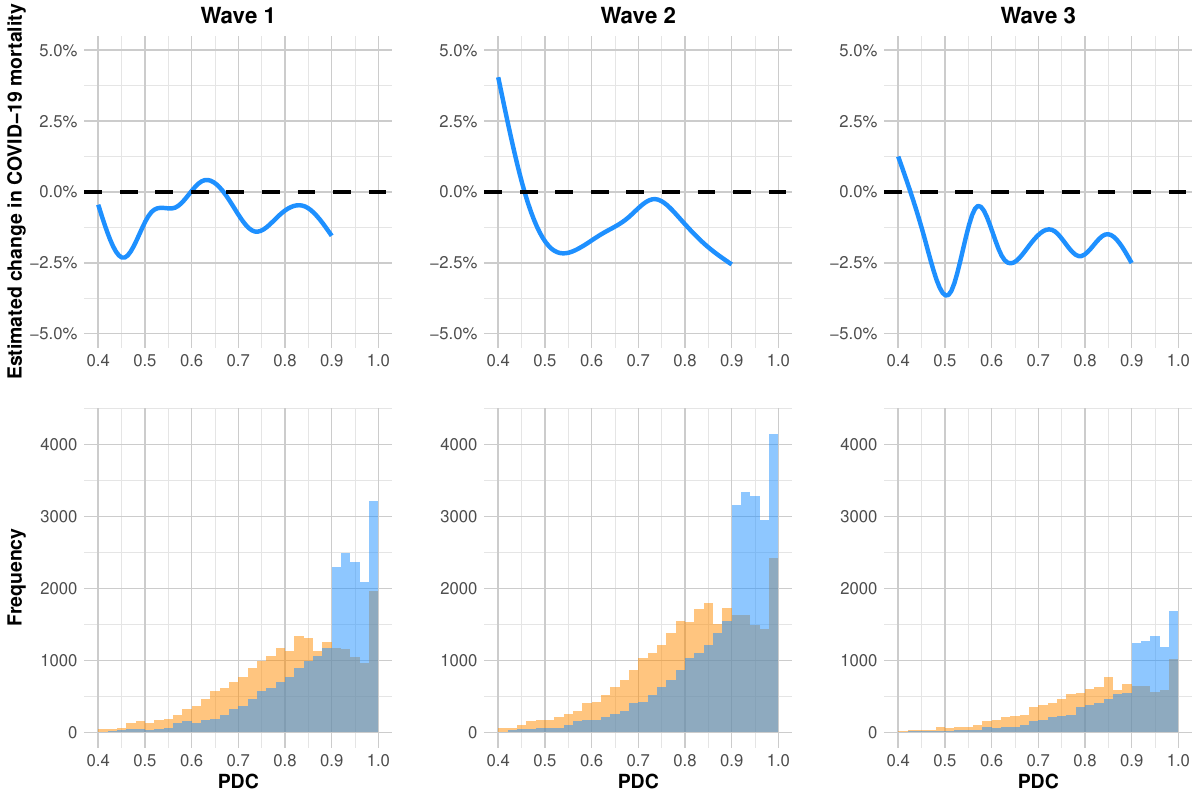

Write R code to recreate this figure.
library(ggplot2)
library(gridExtra)
library(cowplot)
library(data.table)

load("data/SNV_MET_ALL_BEFORE_POSITIVE.RData")
load("out/smooth_blip_results.RData")

# WAVE 1
plt_1 <- ggplot() + 
  geom_smooth(data = DT_1_PLT[PDC <= 0.9], aes(x = PDC, y = DIFF_PRED_10),
              color = "dodgerblue", size = 1.5, se = FALSE) +
  geom_hline(yintercept = 0, linetype = "dashed", linewidth = 1.5) +
  scale_x_continuous(limits = c(0.4, 1.0), breaks = seq(0.4, 1.0, 0.1)) +
  coord_cartesian(ylim = c(-0.05, 0.05)) +
  scale_y_continuous(labels = scales::percent_format(accuracy = .1)) + 
  labs(title = "Wave 1",
       x = "",
       y = "Estimated change in COVID-19 mortality") +
  theme_minimal() +
  theme(plot.title = element_text(size = 16, face = "bold", hjust = 0.5),
        axis.title.x = element_text(size = 14, face = "bold"),
        axis.title.y = element_text(size = 14, face = "bold"),
        axis.text.x = element_text(size = 12),
        axis.text.y = element_text(size = 12),
        panel.grid.major = element_line(color = "gray80"),
        panel.grid.minor = element_line(color = "gray90"))

# WAVE 2
plt_2 <- ggplot() + 
  geom_smooth(data = DT_2_PLT[PDC <= 0.9], aes(x = PDC, y = DIFF_PRED_10),
              color = "dodgerblue", size = 1.5, se = FALSE) +
  geom_hline(yintercept = 0, linetype = "dashed", linewidth = 1.5) +
  scale_x_continuous(limits = c(0.4, 1.0), breaks = seq(0.4, 1.0, 0.1)) +
  coord_cartesian(ylim = c(-0.05, 0.05)) +
  scale_y_continuous(labels = scales::percent_format(accuracy = .1)) + 
  labs(title = "Wave 2",
       x = "",
       y = "") +
  theme_minimal() +
  theme(plot.title = element_text(size = 16, face = "bold", hjust = 0.5),
        axis.title.x = element_text(size = 14, face = "bold"),
        axis.title.y = element_text(size = 14, face = "bold"),
        axis.text.x = element_text(size = 12),
        axis.text.y = element_text(size = 12),
        panel.grid.major = element_line(color = "gray80"),
        panel.grid.minor = element_line(color = "gray90"))

# WAVE 3
plt_3 <- ggplot() + 
  geom_smooth(data = DT_3_PLT[PDC <= 0.9], aes(x = PDC, y = DIFF_PRED_10),
              color = "dodgerblue", size = 1.5, se = FALSE) +
  geom_hline(yintercept = 0, linetype = "dashed", linewidth = 1.5) +
  scale_x_continuous(limits = c(0.4, 1.0), breaks = seq(0.4, 1.0, 0.1)) +
  coord_cartesian(ylim = c(-0.05, 0.05)) +
  scale_y_continuous(labels = scales::percent_format(accuracy = .1)) + 
  labs(title = "Wave 3",
       x = "",
       y = "") +
  theme_minimal() +
  theme(plot.title = element_text(size = 16, face = "bold", hjust = 0.5),
        axis.title.x = element_text(size = 14, face = "bold"),
        axis.title.y = element_text(size = 14, face = "bold"),
        axis.text.x = element_text(size = 12),
        axis.text.y = element_text(size = 12),
        panel.grid.major = element_line(color = "gray80"),
        panel.grid.minor = element_line(color = "gray90"))

## VISUALIZATION 2 -------------------------------------------------------------
# WAVE 1
hist_1 <- ggplot(data = DT[WAVE == 1]) +
  geom_histogram(aes(x = PDC), 
                 fill = "darkorange", 
                 alpha = 0.5,
                 boundary = 0,
                 closed = "right", 
                 binwidth = 0.02) +
  geom_histogram(aes(x = ifelse(PDC + 0.1 > 1, PDC, PDC + 0.1)),
                 fill = "dodgerblue", 
                 alpha = 0.5,
                 boundary = 0,
                 closed = "right", 
                 binwidth = 0.02) +
  scale_x_continuous(breaks = seq(0.4, 1.0, 0.1), lim = c(0.4, 1.0)) + 
  scale_y_continuous(breaks = seq(0, 4000, 1000), lim = c(0, 4300)) +
  labs(x = "PDC",
       y = "Frequency") +
  theme_minimal() +
  theme(plot.title = element_text(size = 16, face = "bold", hjust = 0.5),
        axis.title.x = element_text(size = 14, face = "bold"),
        axis.title.y = element_text(size = 14, face = "bold"),
        axis.text.x = element_text(size = 12),
        axis.text.y = element_text(size = 12),
        panel.grid.major = element_line(color = "gray80"),
        panel.grid.minor = element_line(color = "gray90"))

# WAVE 2
hist_2 <- ggplot(data = DT[WAVE == 2]) +
  geom_histogram(aes(x = PDC), 
                 fill = "darkorange", 
                 alpha = 0.5,
                 boundary = 0,
                 closed = "right", 
                 binwidth = 0.02) +
  geom_histogram(aes(x = ifelse(PDC + 0.1 > 1, PDC, PDC + 0.1)),
                 fill = "dodgerblue", 
                 alpha = 0.5,
                 boundary = 0,
                 closed = "right", 
                 binwidth = 0.02) +
  scale_x_continuous(breaks = seq(0.4, 1.0, 0.1), lim = c(0.4, 1.0)) + 
  scale_y_continuous(breaks = seq(0, 4000, 1000), lim = c(0, 4300)) +
  labs(x = "PDC",
       y = "") +
  theme_minimal() +
  theme(plot.title = element_text(size = 16, face = "bold", hjust = 0.5),
        axis.title.x = element_text(size = 14, face = "bold"),
        axis.title.y = element_text(size = 14, face = "bold"),
        axis.text.x = element_text(size = 12),
        axis.text.y = element_text(size = 12),
        panel.grid.major = element_line(color = "gray80"),
        panel.grid.minor = element_line(color = "gray90"))

# WAVE 3
hist_3 <- ggplot(data = DT[WAVE == 3]) +
  geom_histogram(aes(x = PDC), 
                 fill = "darkorange", 
                 alpha = 0.5,
                 boundary = 0,
                 closed = "right", 
                 binwidth = 0.02) +
  geom_histogram(aes(x = ifelse(PDC + 0.1 > 1, PDC, PDC + 0.1)),
                 fill = "dodgerblue", 
                 alpha = 0.5,
                 boundary = 0,
                 closed = "right", 
                 binwidth = 0.02) +
  scale_x_continuous(breaks = seq(0.4, 1.0, 0.1), lim = c(0.4, 1.0)) + 
  scale_y_continuous(breaks = seq(0, 4000, 1000), lim = c(0, 4300)) +
  labs(x = "PDC",
       y = "") +
  theme_minimal() +
  theme(plot.title = element_text(size = 16, face = "bold", hjust = 0.5),
        axis.title.x = element_text(size = 14, face = "bold"),
        axis.title.y = element_text(size = 14, face = "bold"),
        axis.text.x = element_text(size = 12),
        axis.text.y = element_text(size = 12),
        panel.grid.major = element_line(color = "gray80"),
        panel.grid.minor = element_line(color = "gray90"))

p <- plot_grid(plt_1, plt_2, plt_3,
               hist_1, hist_2, hist_3,
               ncol = 3, align = "v", axis = "tb")

ggsave(filename = "plot_effect_estimates_gam.pdf", plot = p, device = "pdf", 
       path = "plots/", width = 12, height = 8, dpi = 300)
